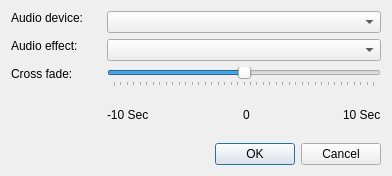
<ui version="4.0" >
 <class>Dialog</class>
 <widget class="QDialog" name="Dialog" >
  <property name="geometry" >
   <rect>
    <x>0</x>
    <y>0</y>
    <width>392</width>
    <height>176</height>
   </rect>
  </property>
  <property name="windowTitle" >
   <string>Dialog</string>
  </property>
  <layout class="QVBoxLayout" name="verticalLayout" >
   <item>
    <layout class="QHBoxLayout" >
     <item>
      <widget class="QLabel" name="label" >
       <property name="sizePolicy" >
        <sizepolicy vsizetype="Preferred" hsizetype="Maximum" >
         <horstretch>0</horstretch>
         <verstretch>0</verstretch>
        </sizepolicy>
       </property>
       <property name="minimumSize" >
        <size>
         <width>90</width>
         <height>0</height>
        </size>
       </property>
       <property name="text" >
        <string>Audio device:</string>
       </property>
       <property name="alignment" >
        <set>Qt::AlignLeading|Qt::AlignLeft|Qt::AlignTop</set>
       </property>
      </widget>
     </item>
     <item>
      <widget class="QComboBox" name="deviceCombo" >
       <property name="sizePolicy" >
        <sizepolicy vsizetype="Fixed" hsizetype="Minimum" >
         <horstretch>0</horstretch>
         <verstretch>0</verstretch>
        </sizepolicy>
       </property>
      </widget>
     </item>
    </layout>
   </item>
   <item>
    <layout class="QHBoxLayout" >
     <item>
      <widget class="QLabel" name="label_6" >
       <property name="sizePolicy" >
        <sizepolicy vsizetype="Preferred" hsizetype="Maximum" >
         <horstretch>0</horstretch>
         <verstretch>0</verstretch>
        </sizepolicy>
       </property>
       <property name="minimumSize" >
        <size>
         <width>90</width>
         <height>0</height>
        </size>
       </property>
       <property name="text" >
        <string>Audio effect:</string>
       </property>
       <property name="alignment" >
        <set>Qt::AlignLeading|Qt::AlignLeft|Qt::AlignTop</set>
       </property>
      </widget>
     </item>
     <item>
      <widget class="QComboBox" name="audioEffectsCombo" >
       <property name="sizePolicy" >
        <sizepolicy vsizetype="Fixed" hsizetype="Minimum" >
         <horstretch>0</horstretch>
         <verstretch>0</verstretch>
        </sizepolicy>
       </property>
      </widget>
     </item>
    </layout>
   </item>
   <item>
    <layout class="QHBoxLayout" >
     <item>
      <widget class="QLabel" name="crossFadeLabel" >
       <property name="sizePolicy" >
        <sizepolicy vsizetype="Preferred" hsizetype="Maximum" >
         <horstretch>0</horstretch>
         <verstretch>0</verstretch>
        </sizepolicy>
       </property>
       <property name="minimumSize" >
        <size>
         <width>90</width>
         <height>0</height>
        </size>
       </property>
       <property name="text" >
        <string>Cross fade:</string>
       </property>
       <property name="alignment" >
        <set>Qt::AlignLeading|Qt::AlignLeft|Qt::AlignTop</set>
       </property>
      </widget>
     </item>
     <item>
      <layout class="QVBoxLayout" >
       <item>
        <widget class="QSlider" name="crossFadeSlider" >
         <property name="sizePolicy" >
          <sizepolicy vsizetype="Fixed" hsizetype="Minimum" >
           <horstretch>0</horstretch>
           <verstretch>0</verstretch>
          </sizepolicy>
         </property>
         <property name="minimum" >
          <number>-20</number>
         </property>
         <property name="maximum" >
          <number>20</number>
         </property>
         <property name="singleStep" >
          <number>1</number>
         </property>
         <property name="pageStep" >
          <number>2</number>
         </property>
         <property name="value" >
          <number>0</number>
         </property>
         <property name="orientation" >
          <enum>Qt::Horizontal</enum>
         </property>
         <property name="tickPosition" >
          <enum>QSlider::TicksBelow</enum>
         </property>
        </widget>
       </item>
       <item>
        <layout class="QHBoxLayout" >
         <item>
          <widget class="QLabel" name="label_3" >
           <property name="font" >
            <font>
             <pointsize>9</pointsize>
            </font>
           </property>
           <property name="text" >
            <string>-10 Sec</string>
           </property>
          </widget>
         </item>
         <item>
          <spacer>
           <property name="orientation" >
            <enum>Qt::Horizontal</enum>
           </property>
           <property name="sizeHint" stdset="0" >
            <size>
             <width>40</width>
             <height>20</height>
            </size>
           </property>
          </spacer>
         </item>
         <item>
          <widget class="QLabel" name="label_5" >
           <property name="font" >
            <font>
             <pointsize>9</pointsize>
            </font>
           </property>
           <property name="text" >
            <string>0</string>
           </property>
          </widget>
         </item>
         <item>
          <spacer>
           <property name="orientation" >
            <enum>Qt::Horizontal</enum>
           </property>
           <property name="sizeHint" stdset="0" >
            <size>
             <width>40</width>
             <height>20</height>
            </size>
           </property>
          </spacer>
         </item>
         <item>
          <widget class="QLabel" name="label_4" >
           <property name="font" >
            <font>
             <pointsize>9</pointsize>
            </font>
           </property>
           <property name="text" >
            <string>10 Sec</string>
           </property>
          </widget>
         </item>
        </layout>
       </item>
      </layout>
     </item>
    </layout>
   </item>
   <item>
    <widget class="QDialogButtonBox" name="buttonBox" >
     <property name="orientation" >
      <enum>Qt::Horizontal</enum>
     </property>
     <property name="standardButtons" >
      <set>QDialogButtonBox::Cancel|QDialogButtonBox::Ok</set>
     </property>
    </widget>
   </item>
  </layout>
 </widget>
 <resources/>
 <connections>
  <connection>
   <sender>buttonBox</sender>
   <signal>accepted()</signal>
   <receiver>Dialog</receiver>
   <slot>accept()</slot>
   <hints>
    <hint type="sourcelabel" >
     <x>248</x>
     <y>254</y>
    </hint>
    <hint type="destinationlabel" >
     <x>157</x>
     <y>274</y>
    </hint>
   </hints>
  </connection>
  <connection>
   <sender>buttonBox</sender>
   <signal>rejected()</signal>
   <receiver>Dialog</receiver>
   <slot>reject()</slot>
   <hints>
    <hint type="sourcelabel" >
     <x>316</x>
     <y>260</y>
    </hint>
    <hint type="destinationlabel" >
     <x>286</x>
     <y>274</y>
    </hint>
   </hints>
  </connection>
 </connections>
</ui>
